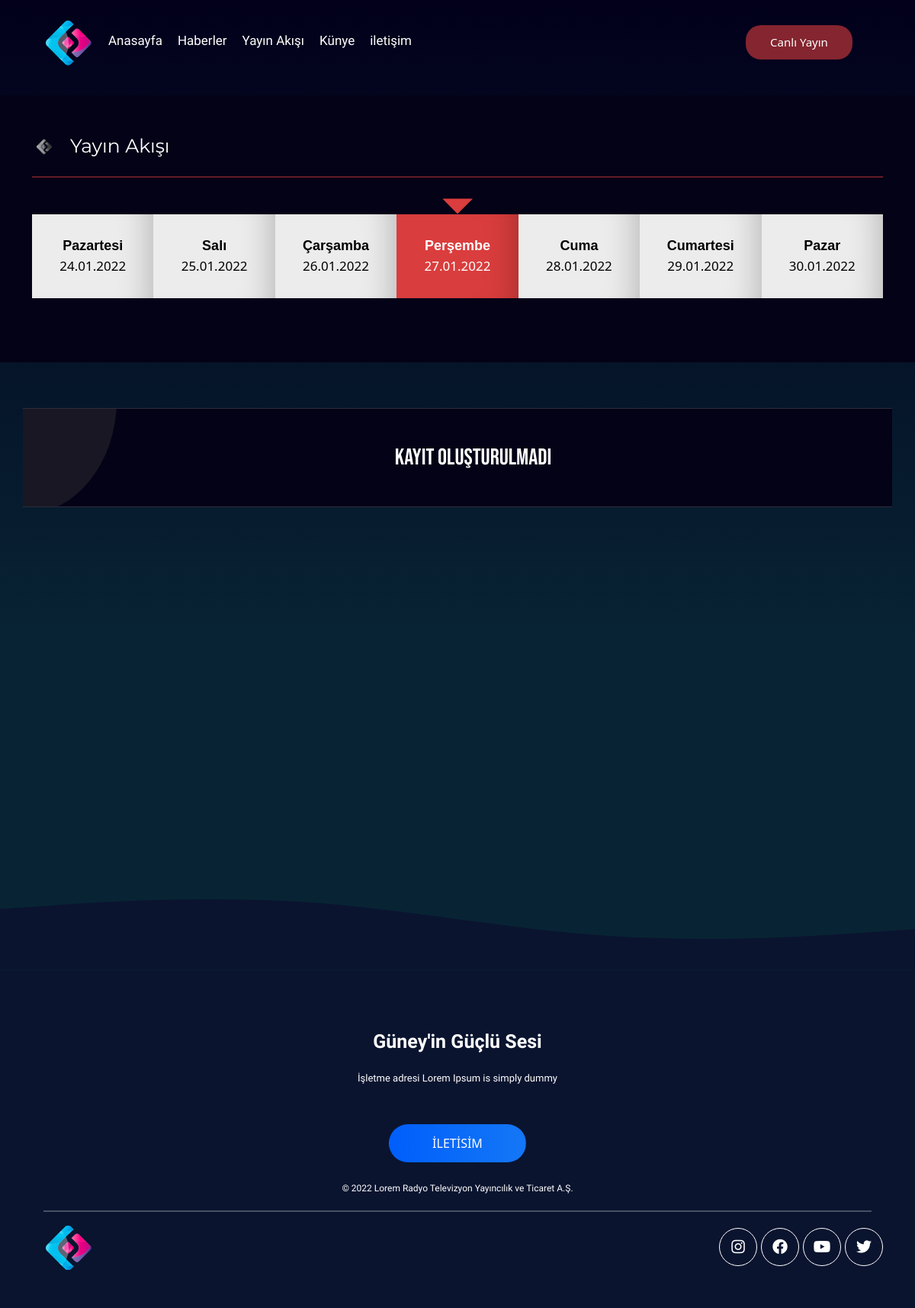
The app's page /?sPage=6 with its own data.
### tables this page shows
CREATE TABLE IF NOT EXISTS `sitegenelbilgi` (
  `id` int(10) UNSIGNED NOT NULL AUTO_INCREMENT,
  `siteAdi` varchar(255) NOT NULL DEFAULT 'Site Adi',
  `siteTitle` varchar(255) NOT NULL DEFAULT 'Site Title',
  `siteDescription` varchar(250) NOT NULL DEFAULT 'Site Description',
  `siteLogo` varchar(250) NOT NULL,
  `siteURL` varchar(255) NOT NULL,
  `siteSlogan` varchar(255) NOT NULL,
  `siteMail` varchar(255) NOT NULL,
  `siteMailSifre` varchar(250) NOT NULL,
  `siteMailHost` varchar(250) NOT NULL,
  `isletmeResmiAd` varchar(250) NOT NULL,
  PRIMARY KEY (`id`)
);

CREATE TABLE IF NOT EXISTS `siteiletisim` (
  `id` int(10) UNSIGNED NOT NULL AUTO_INCREMENT,
  `siteAdres` text NOT NULL,
  `siteAdresililce` varchar(255) NOT NULL,
  `siteTelefon` varchar(250) NOT NULL,
  `siteTelefon2` varchar(250) NOT NULL,
  `siteFax` varchar(250) NOT NULL,
  `siteHaritaLink` text NOT NULL,
  PRIMARY KEY (`id`)
);

CREATE TABLE IF NOT EXISTS `sitesosyalmedyalink` (
  `id` int(10) UNSIGNED NOT NULL AUTO_INCREMENT,
  `sosyalMedyaAdi` varchar(255) NOT NULL,
  `sosyalMedyaLogo` varchar(255) NOT NULL,
  `sosyalMedyaLink` varchar(255) NOT NULL,
  `linkDurumu` tinyint(3) UNSIGNED NOT NULL,
  PRIMARY KEY (`id`)
);

### settings/siteverileri.php (called while the page is built, shortened)
<?php
require_once("dataContect.php");
$siteinformation = $veritabanibaglantisi->prepare("SELECT * FROM sitegenelbilgi LIMIT 1");
$siteinformation->execute();
    $siteinformationNumberOfRecords=$siteinformation->rowCount();
    $siteinformationrecords =$siteinformation->fetch(PDO::FETCH_ASSOC);
if($siteinformationNumberOfRecords>0){
    $SiteAdi            = $siteinformationrecords["siteAdi"];
    $SiteLogo           = $siteinformationrecords["siteLogo"];
    $siteSlogan         = $siteinformationrecords["siteSlogan"];
    $siteisletmeResmiAd        = $siteinformationrecords["isletmeResmiAd"];
}else{
    echo "site ayar sorgusuasdasd hatası<br />";
    die();
}
?>

### settings/site-function.php (called while the page is built, shortened)
<?php
$zamanDamgasi = time();
$yil = date("Y",$zamanDamgasi);
function donusumleriGeriDondur($deger){
    $geridondur = htmlspecialchars_decode($deger, ENT_QUOTES);
    $sonuc     = $geridondur;
    return $sonuc;
}
function seo($text) {
    $find = array('Ç', 'Ş', 'Ğ', 'Ü', 'İ', 'Ö', 'ç', 'ş', 'ğ', 'ü', 'ö', 'ı', '+', '#');
    $replace = array('c', 's', 'g', 'u', 'i', 'o', 'c', 's', 'g', 'u', 'o', 'i', 'plus', 'sharp');
    $text = strtolower(str_replace($find, $replace, $text));
    $text = preg_replace("@[^A-Za-z0-9\-_\.\+]@i", ' ', $text);
    $text = trim(preg_replace('/\s+/', ' ', $text));
    $text = str_replace(' ', '-', $text);
    return $text;
}

### php/streamingSorgu.php (called while the page is built, shortened)
<?php
$gunayyil = date("d.m.Y",$zamanDamgasi);
$datemerge = datemerge($gunayyil);
    $gunler = array('Pazartesi','Salı','Çarşamba','Perşembe','Cuma','Cumartesi','Pazar');
function datemerge($dt){
    return explodeMerge(explode(".",$dt));
}
function explodeMerge($i){
  return $i[0].$i[1].$i[2];
}
$gelenID   = $veritabanibaglantisi->prepare("SELECT * FROM  tarihler where tarih=? and haftaDurumu=? LIMIT 1");
function tarihIDgetir($gelentarih){
    global $gelenID;
    $gelenID->execute([$gelentarih,1]);
    $gelenIDnumber=$gelenID->rowCount();
    $gelenIDRecord =$gelenID->fetch(PDO::FETCH_ASSOC);
    if($gelenIDnumber>0){
        return $gelenIDRecord["id"];
    }else{
        return "";
    }
}
$streamingdatafunction = $veritabanibaglantisi->prepare("SELECT * FROM yayinakisi where YTarihID=? and durum=? ORDER BY YayinicerikSaati asc");
function streamingData($id){
    global $streamingdatafunction;
    $streamingdatafunction->execute([$id,1]);
    $streamingdata=$streamingdatafunction->fetchAll(PDO::FETCH_ASSOC);
    return $streamingdata;
}

### php/footerSorgu.php (called while the page is built)
<?php
$socialmediaRecord = $veritabanibaglantisi->prepare("SELECT * FROM sitesosyalmedyalink where linkDurumu=?");
$socialmediaRecord->execute([1]);
$sitesocialRecordlinknumber=$socialmediaRecord->rowCount();
$sitesocialRecord =$socialmediaRecord->fetchAll(PDO::FETCH_ASSOC);
$contact   = $veritabanibaglantisi->prepare("SELECT * FROM siteiletisim LIMIT 1");
$contact->execute();
$contactdatanumber=$contact->rowCount();
$contactRecord =$contact->fetch(PDO::FETCH_ASSOC);

### yayin-akisi.php (the view, shortened to what this page needs)
<?php
require_once("settings/site-function.php");
require_once("php/streamingSorgu.php");
if(isset($_GET["gun"]) and isset($_GET["dateDataID"]) ){
    $dayname = guvenlikKodu($_GET["gun"]);
    $dayID = guvenlikKodu($_GET["dateDataID"]);
}else{
    $dayname = "";
    $dayID= "";
}
?>
<link rel="stylesheet" href="plugin/swiperSlider/css/swiper-bundle.css" />
<link rel="stylesheet" href="plugin/swiperSlider/css/swiper-bundle.min.css" />
<link rel="stylesheet" href="css/sitecss/streaming.css">
<?php
    $datebaseGunler = array('Pazartesi','Salı','Çarşamba','Perşembe','Cuma','Cumartesi','Pazar');
    $guntarihleri = array();
    for($i = 0;$i < count($datebaseGunler);$i++){
        array_push($guntarihleri,tarihgetir($datebaseGunler[$i]));
    }
?>
<div class="streaming-up">
    <div class="container">
        <div class="pt-5">
            <div class="col-12 streaming-logo" >
                <img id="logo_image"src="images/logoicon/logo.png" alt="">
                <span>Yayın Akışı</span>
            </div>
            <div class="d-none d-xl-block col-12 mt-5 p-0 week-area" data-getDay="<?php echo $dayname;?>" data-gun="<?php echo $datemerge;?>">
                <ul>
                <?php
                    for($i=0;$i <count($gunler);$i++){
                    ?>
                    <a  href="?sPage=6&gun=<?php echo $i + 1; ?>&dateDataID=<?php echo tarihIDgetir($guntarihleri[$i]); ?>">
                        <li class="yayinGunleri  <?php echo $i + 1; ?>" data-gunayyil="<?php echo datemerge($guntarihleri[$i]); ?>">
                            <div class="day">
                               <?php echo $gunler[$i] ?>
                            </div>
                            <div class="date">
                                <?php echo $guntarihleri[$i]; ?>
                            </div>
                        </li>
                    </a>
                    <?php
                    }
                ?>
                </ul>
            </div>
        </div>
    </div>
</div>
 <div class="streaming-alt">
    <div class="container">
        <div class="row">
            <div class="col-12 yayin-saatleri">
                <ul>
                    <li>
                        <div class="row">
                        <?php
                        $yayinicerikleri = streamingData($dayID);
                        if(count($yayinicerikleri) >0){
                            foreach ($yayinicerikleri  as $data) {
                                ?>
                                    <div class="col-12 saatlikveri" data-livecontent="<?php echo donusumleriGeriDondur(hourData($data["YayinicerikSaati"])) ?>" data-hour="">
                                        <div class="c"></div>
                                        <div class="akis">
                                            <span class="icerikadi" style="width:50%;text-align:center"><?php echo donusumleriGeriDondur($data["Yayinicerik"]) ?></span>
                                            <span class="saatVerisi" style="width:50%;text-align:center"><?php echo donusumleriGeriDondur(hourData($data["YayinicerikSaati"])) ?></span>
                                        </div>
                                    </div>
                                <?php
                            }
                        }else{
                        ?>
                            <div class="col-12 saatlikveri">
                                <div class="c"></div>
                                <div class="akis">
                                    <span class="icerikadi" style="width:100%;text-align:center">Kayıt Oluşturulmadı</span>
                                </div>
                            </div>
                        <?php
                        }
                        ?>
                        </div>
                    </li>
                </ul>
            </div>
        </div>
    </div>
 </div>

### header.php (shortened to what this page needs)
<!DOCTYPE html>
<html lang="tr-TR">
    <head>
        <link rel="stylesheet" href="https://cdnjs.cloudflare.com/ajax/libs/font-awesome/5.15.3/css/all.min.css" />
        <link rel="stylesheet" href="css/bootstrap.css">
        <link rel="stylesheet" href="css/anacss.css">
        <link rel="stylesheet" href="css/responsive.css">
    </head>
    <body style="background: linear-gradient(#02001b, #082434 50%);">
<?php
require_once("settings/site-function.php");
?>
<link rel="stylesheet" href="css/sitecss/header.css">
<div class="header ">
    <div class="container">
        <div class="row">
            <div class="header-bolum">
                <div class="col-12" >
                    <div class="logo">
                       <a href="?sPage=0"><img  id="logoid" class="" src="images/logoicon/<?php echo donusumleriGeriDondur($SiteLogo);?>" alt="<?php echo seo(donusumleriGeriDondur($SiteAdi));?>"></a>
                    </div>
                    <div class="pageisimleri d-none d-xl-block">
                        <ul >
                            <li><a href="?sPage=0" >Anasayfa</a></li>
                            <li><a href="?sPage=5" >Haberler</a></li>
                            <li><a href="?sPage=6" >Yayın Akışı</a></li>
                            <li><a href="?sPage=4" >Künye</a></li>
                            <li><a href="?sPage=3" >iletişim</a></li>
                        </ul>
                    </div>
                    <div class="canliButton">
                        <button onclick="canliyayinAcKapa()" id="btn" class="btn yayinButton">Canlı Yayın</button>
                    </div>
                </div>
            </div>
        </div>
    </div>
</div>

### footer.php (shortened to what this page needs)
<?php
require_once("settings/dataContect.php");
require_once("php/footerSorgu.php");
?>
<footer>
            <link rel="stylesheet" href="css/sitecss/footer.css">
            <div class="footer-container">
                <div class="container">
                    <div class="row">
                        <div class="col-12 font-text">
                            <div class="row usttext">
                                <div class="col-12"><span class="footer-slogan"><?php echo  donusumleriGeriDondur($siteSlogan); ?></span></div>
                                <div class="col-12"><span class="footer-adress"><?php  if($contactdatanumber >0){echo donusumleriGeriDondur($contactRecord["siteAdres"]);}else{echo "Site Adres";}?></span></div>
                                <div class="col-12"><button href="xxxxxxxxxxxxxxxxxxxxx" class="btn footer-button">İLETİSİM</button></div>
                                <div class="col-12"><span class="footer-yil">© <?php echo  donusumleriGeriDondur($yil)." ";?><?php echo donusumleriGeriDondur($siteisletmeResmiAd);?></span></div>
                                <hr>
                            </div>
                        </div>
                        <div class="col-12 altBolum d-flex justify-content-between align-items-center">
                            <div class="guneyLogo">
                                <a href="?sPage=0">
                                    <img src="images/logoicon/<?php echo  donusumleriGeriDondur($SiteLogo);?>" alt="<?php echo seo(donusumleriGeriDondur($SiteAdi));?>">
                                </a>
                            </div>
                            <div class="siteSosyal">
                                <?php
                                    if($sitesocialRecordlinknumber>0){
                                        foreach ($sitesocialRecord as $socialRecord) {
                                            ?>
                                                <a href="<?php echo  donusumleriGeriDondur($socialRecord["sosyalMedyaLink"]);?>">
                                                    <label class="sosyal" for="">
                                                        <i class="fab fa-<?php echo  donusumleriGeriDondur($socialRecord["sosyalMedyaLogo"]);?>"></i>
                                                    </label>
                                                </a>
                                            <?php
                                        }
                                    }
                                ?>
                            </div>
                        </div>
                    </div>
                </div>
            </div>
        </footer>
    </body>
</html>

### css/responsive.css (style rules this page uses)
@media (min-width: 250px) { .logo { width: 100%; } }
@media (min-width: 250px) { .swiper-slide, .day { font-size: 15px; } }
@media (min-width: 250px) { .swiper-slide, .date { font-size: 13px; } }
@media (min-width: 250px) { .akis, .icerikadi { font-size: 18px; } }
@media (min-width: 250px) { .akis, .saatVerisi { font-size: 60px; } }
@media (min-width: 576px) { .logo { width: 100%; } }
@media (min-width: 576px) { .swiper-slide, .day { font-size: 16px; } }
@media (min-width: 576px) { .swiper-slide, .date { font-size: 13px; } }
@media (min-width: 576px) { .akis, .icerikadi { font-size: 22px; } }
@media (min-width: 576px) { .akis, .saatVerisi { font-size: 70px; } }
@media (min-width: 768px) { .logo { width: 100%; } }
@media (min-width: 768px) { .swiper-slide, .day { font-size: 17px; } }
@media (min-width: 768px) { .swiper-slide, .date { font-size: 14px; } }
@media (min-width: 768px) { .akis, .icerikadi { font-size: 27px; } }
@media (min-width: 768px) { .akis, .saatVerisi { font-size: 75px; } }
@media (min-width: 992px) { .logo { width: 100%; } }
@media (min-width: 992px) { .swiper-slide, .day { font-size: 18px; } }
@media (min-width: 992px) { .swiper-slide, .date { font-size: 16px; } }
@media (min-width: 992px) { .akis, .icerikadi { font-size: 30px; } }
@media (min-width: 992px) { .akis, .saatVerisi { font-size: 80px; } }
@media (min-width: 1200px) { .logo { width: 90px; } }
@media (min-width: 1200px) { .swiper-slide, .day { font-size: 18px; } }
@media (min-width: 1200px) { .swiper-slide, .date { font-size: 17px; } }
@media (min-width: 1200px) { .akis, .icerikadi { font-size: 30px; } }
@media (min-width: 1200px) { .akis, .saatVerisi { font-size: 85px; } }

### css/sitecss/header.css (style rules this page uses)
.header { height: 100px; outline: 0; margin: 0; width: 100%; display: flex; justify-content: space-between; align-items: flex-end; padding-bottom: 15px; margin-top: 25px; }
.header .header-bolum { user-select: none; height: 100px; }
.header .header-bolum .col-12 { padding: 0 20px 0 0px; display: flex; flex-direction: row; align-items: center; justify-content: space-between; }
.header .header-bolum .col-12 .logo img { width: 90px; height: 90px; display: flex; align-items: flex-end; }
.header .header-bolum .col-12 .pageisimleri { width: 100%; float: left; }
.header .header-bolum .col-12 .pageisimleri ul { margin: 0; padding: 0; }
.header .header-bolum .col-12 .pageisimleri ul li { list-style: none; float: left; color: #e7e7e7; font-size: 17px; padding: 0 10px 0px 10px; display: flex; align-items: center; font-family: 'Nanum Gothic', sans-serif; transition: all 300ms; border-bottom: 2px solid transparent; height: 80px; }
.header .header-bolum .col-12 .pageisimleri ul li a { text-decoration: none; color: white; }
.header .header-bolum .col-12 .canliButton { margin-right: 20px; }
.header .header-bolum .col-12 .canliButton .yayinButton { width: 140px; height: 45px; border-radius: 20px; background-color: #da3d3d9a; font-size: 15px; color: white; border: 0; transition: all 100ms; }
#logoid { transform-origin: left center; }

### records on screen
sitegenelbilgi: siteLogo (picture), siteSlogan "Güney'in Güçlü Sesi", isletmeResmiAd "Lorem Radyo Televizyon Yayıncılık ve Ticaret A.Ş."
siteiletisim: siteAdres "İşletme adresi Lorem Ipsum is simply dummy"

### other values on screen
$gunler[$i] "Pazartesi"
$guntarihleri[$i] "24.01.2022"
$gunler[$i] "Salı"
$guntarihleri[$i] "25.01.2022"
$gunler[$i] "Çarşamba"
$guntarihleri[$i] "26.01.2022"
$gunler[$i] "Perşembe"
$guntarihleri[$i] "27.01.2022"
$gunler[$i] "Cuma"
$guntarihleri[$i] "28.01.2022"
$gunler[$i] "Cumartesi"
$guntarihleri[$i] "29.01.2022"
$gunler[$i] "Pazar"
$guntarihleri[$i] "30.01.2022"
donusumleriGeriDondur($yil) "2022"
